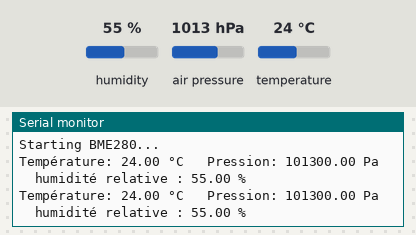
The sketch below on a simulated Arduino Leonardo, built with avr-gcc and run on an emulated ATmega32U4. Shown: the last lines printed to the serial monitor. The test bench sets the inputs (shaded band); at power-on: humidity 55 %, air pressure 1013 hPa, temperature 24 °C.

Above: at 1.8 s.
1.9 s: humidity set to 22 %
At 2.6 s:
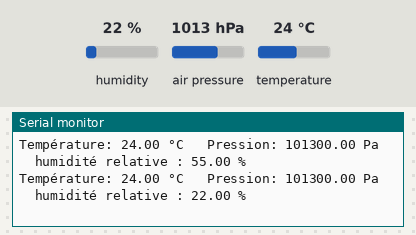
3.4 s: air pressure set to 952 hPa
At 4.6 s:
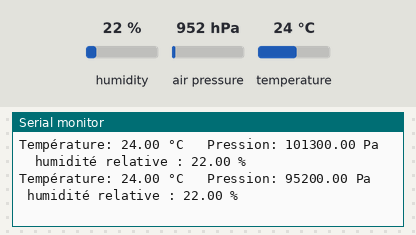
4.9 s: temperature set to 12 °C
At 5.6 s:
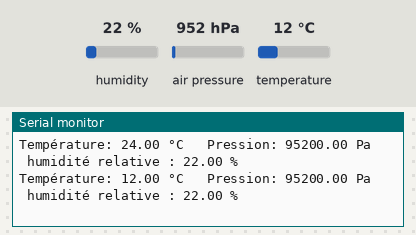

Measured:
- after the input at 1.9 s, the serial monitor: prints a new line after 0.13 s (image 1)
- after the input at 3.4 s, the serial monitor: prints a new line after 0.65 s (image 2)
- after the input at 4.9 s, the serial monitor: prints a new line after 0.15 s (image 3)

The sketch:

code1.ino
```cpp
#include "SparkFunBME280.h"
//Library allows either I2C or SPI, so include both.
#include "Wire.h"
#include "SPI.h"

BME280 capteur;

void setup() {

   Serial.begin(9600);
  while (!Serial) {
    // Attente de l'ouverture du port série pour Arduino LEONARDO
  }
  //configuration du capteur
  capteur.settings.commInterface = I2C_MODE;
  capteur.settings.I2CAddress = 0x76;
  capteur.settings.runMode = 3;
  capteur.settings.tStandby = 0;
  capteur.settings.filter = 0;
  capteur.settings.tempOverSample = 1 ;
  capteur.settings.pressOverSample = 1;
  capteur.settings.humidOverSample = 1;

  Serial.println("Starting BME280... ");
  delay(10);  // attente de la mise en route du capteur. 2 ms minimum
  // chargement de la configuration du capteur
  capteur.begin();
}

void loop() {
  Serial.print("Température: ");
  Serial.print(capteur.readTempC(), 2);
  Serial.print(" °C");
  Serial.print("\t Pression: ");
  Serial.print(capteur.readFloatPressure(), 2);
  Serial.print(" Pa");
  Serial.print("\t humidité relative : ");
  Serial.print(capteur.readFloatHumidity(), 2);
  Serial.println(" %");
  delay(1000);
}
```
